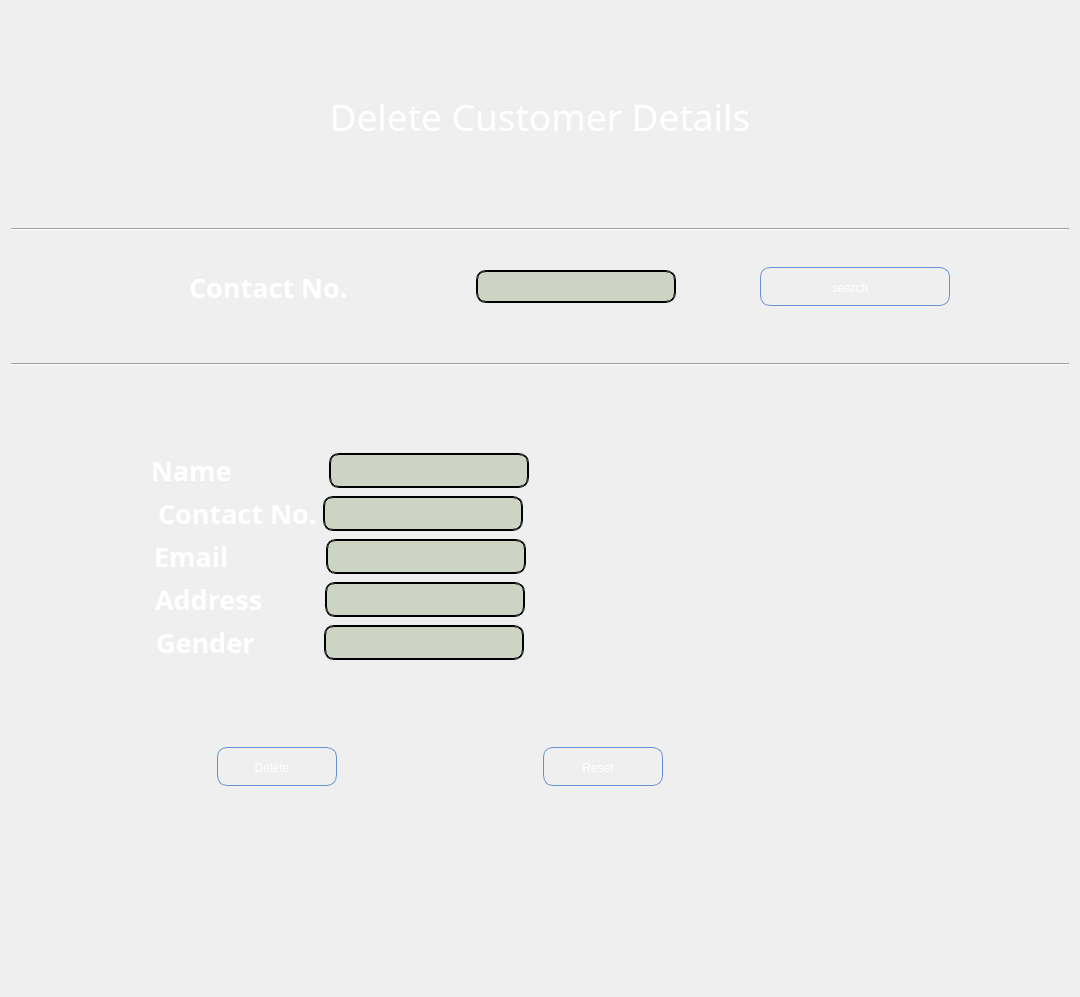
            <widget class="QWidget" name="delete_Customer_Page">
             <layout class="QVBoxLayout" name="verticalLayout_12">
              <item>
               <spacer name="verticalSpacer_33">
                <property name="orientation">
                 <enum>Qt::Vertical</enum>
                </property>
                <property name="sizeType">
                 <enum>QSizePolicy::Ignored</enum>
                </property>
                <property name="sizeHint" stdset="0">
                 <size>
                  <width>20</width>
                  <height>40</height>
                 </size>
                </property>
               </spacer>
              </item>
              <item>
               <spacer name="verticalSpacer_87">
                <property name="orientation">
                 <enum>Qt::Vertical</enum>
                </property>
                <property name="sizeHint" stdset="0">
                 <size>
                  <width>20</width>
                  <height>40</height>
                 </size>
                </property>
               </spacer>
              </item>
              <item>
               <layout class="QVBoxLayout" name="verticalLayout_11">
                <item>
                 <widget class="QLabel" name="label_67">
                  <property name="font">
                   <font>
                    <family>Snap ITC</family>
                    <pointsize>28</pointsize>
                   </font>
                  </property>
                  <property name="styleSheet">
                   <string notr="true">background:transparent;
color: rgb(255, 255, 255);</string>
                  </property>
                  <property name="text">
                   <string>Delete Customer Details</string>
                  </property>
                  <property name="alignment">
                   <set>Qt::AlignCenter</set>
                  </property>
                 </widget>
                </item>
               </layout>
              </item>
              <item>
               <spacer name="verticalSpacer_86">
                <property name="orientation">
                 <enum>Qt::Vertical</enum>
                </property>
                <property name="sizeType">
                 <enum>QSizePolicy::Expanding</enum>
                </property>
                <property name="sizeHint" stdset="0">
                 <size>
                  <width>20</width>
                  <height>40</height>
                 </size>
                </property>
               </spacer>
              </item>
              <item>
               <spacer name="verticalSpacer_35">
                <property name="orientation">
                 <enum>Qt::Vertical</enum>
                </property>
                <property name="sizeType">
                 <enum>QSizePolicy::Ignored</enum>
                </property>
                <property name="sizeHint" stdset="0">
                 <size>
                  <width>20</width>
                  <height>40</height>
                 </size>
                </property>
               </spacer>
              </item>
              <item>
               <widget class="Line" name="line_7">
                <property name="orientation">
                 <enum>Qt::Horizontal</enum>
                </property>
               </widget>
              </item>
              <item>
               <layout class="QHBoxLayout" name="horizontalLayout_68">
                <property name="leftMargin">
                 <number>100</number>
                </property>
                <property name="topMargin">
                 <number>30</number>
                </property>
                <property name="bottomMargin">
                 <number>50</number>
                </property>
                <item>
                 <widget class="QLabel" name="label_61">
                  <property name="minimumSize">
                   <size>
                    <width>0</width>
                    <height>40</height>
                   </size>
                  </property>
                  <property name="maximumSize">
                   <size>
                    <width>203</width>
                    <height>16777215</height>
                   </size>
                  </property>
                  <property name="font">
                   <font>
                    <family>Perpetua Titling MT</family>
                    <pointsize>20</pointsize>
                    <weight>75</weight>
                    <italic>false</italic>
                    <bold>true</bold>
                   </font>
                  </property>
                  <property name="styleSheet">
                   <string notr="true">background:transparent;
color: rgb(255, 255, 255);</string>
                  </property>
                  <property name="text">
                   <string>Contact No.</string>
                  </property>
                 </widget>
                </item>
                <item>
                 <widget class="QLineEdit" name="delete_Customer_contact_primaryKey_LineEdit">
                  <property name="maximumSize">
                   <size>
                    <width>200</width>
                    <height>33</height>
                   </size>
                  </property>
                  <property name="styleSheet">
                   <string notr="true">QLineEdit{
font: 75 14pt &quot;MS Shell Dlg 2&quot;;
background: rgba(90, 120, 50, 59);
	color: rgb(255, 255, 255);
    selection-color: white;   
    border: 2px groove black;
    border-radius: 10px;
    padding: 2px 4px;
}</string>
                  </property>
                  <property name="text">
                   <string/>
                  </property>
                 </widget>
                </item>
                <item>
                 <widget class="QPushButton" name="delete_Customer_PrimaryKey_btn">
                  <property name="maximumSize">
                   <size>
                    <width>190</width>
                    <height>16777215</height>
                   </size>
                  </property>
                  <property name="styleSheet">
                   <string notr="true">QPushButton:hover{
 background-image: url(:/newPrefix/img3.jpg);
       /* background:  qlineargradient(x1 : 0, y1 : 0, x2 : 0, y2 :   1, stop :   0.0 #ffd9aa,
                stop :   0.5 #ffbb6e, stop :   0.55 #feae42, stop :   1.0 #fedb74);*/
}

QPushButton {
        border: 1px solid #6593cf;
		border-width: 1px;
        border-radius: 10px;
        padding: 5px 15px 2px 5px;
        background:transparent;/* qlineargradient(x1 : 0, y1 : 0, x2 : 0, y2 :   1, stop :   0.0 #f5f9ff,
                stop :   0.5 #c7dfff, stop :   0.55 #afd2ff, stop :   1.0 #c0dbff);*/
       color: rgb(255, 255, 255);
		
	font: 75 14pt &quot;MS Shell Dlg 2&quot;;
        font: bold large &quot;Arial&quot;;
        height: 30px;
}




QPushButton:pressed {
        /*  background: qlineargradient(x1 : 0, y1 : 0, x2 : 0, y2 :   1, stop :   0.0 #c0dbff,
        stop :   0.5 #cfd26f, stop :   0.55 #c7df6f, stop :   1.0 #f5f9ff);*/
	    background-image: url(:/newPrefix/Img1.jpg);
        padding-top: 2px;
        padding-left: 3px;

}


QPushButton:on {
        background: qlineargradient(x1 : 0, y1 : 0, x2 : 0, y2 :   1, stop :   0.0 #5AA72D,
        stop :   0.5 #B3E296, stop :   0.55 #B3E296, stop :   1.0 #f5f9ff);
        padding-top: 2px;
        padding-left: 3px;
}

QPushButton:disabled {
        background: transparent #e5e9ee;
        padding-top: 2px;        
        padding-left: 3px;
        color: black;
}</string>
                  </property>
                  <property name="text">
                   <string>search</string>
                  </property>
                 </widget>
                </item>
                <item>
                 <spacer name="horizontalSpacer_99">
                  <property name="orientation">
                   <enum>Qt::Horizontal</enum>
                  </property>
                  <property name="sizeType">
                   <enum>QSizePolicy::Maximum</enum>
                  </property>
                  <property name="sizeHint" stdset="0">
                   <size>
                    <width>40</width>
                    <height>20</height>
                   </size>
                  </property>
                 </spacer>
                </item>
               </layout>
              </item>
              <item>
               <widget class="Line" name="line_8">
                <property name="orientation">
                 <enum>Qt::Horizontal</enum>
                </property>
               </widget>
              </item>
              <item>
               <spacer name="verticalSpacer_36">
                <property name="orientation">
                 <enum>Qt::Vertical</enum>
                </property>
                <property name="sizeType">
                 <enum>QSizePolicy::Ignored</enum>
                </property>
                <property name="sizeHint" stdset="0">
                 <size>
                  <width>20</width>
                  <height>40</height>
                 </size>
                </property>
               </spacer>
              </item>
              <item>
               <spacer name="verticalSpacer_85">
                <property name="orientation">
                 <enum>Qt::Vertical</enum>
                </property>
                <property name="sizeHint" stdset="0">
                 <size>
                  <width>20</width>
                  <height>40</height>
                 </size>
                </property>
               </spacer>
              </item>
              <item>
               <layout class="QHBoxLayout" name="horizontalLayout_69">
                <property name="leftMargin">
                 <number>100</number>
                </property>
                <property name="rightMargin">
                 <number>500</number>
                </property>
                <item>
                 <spacer name="horizontalSpacer_100">
                  <property name="orientation">
                   <enum>Qt::Horizontal</enum>
                  </property>
                  <property name="sizeHint" stdset="0">
                   <size>
                    <width>40</width>
                    <height>20</height>
                   </size>
                  </property>
                 </spacer>
                </item>
                <item>
                 <widget class="QLabel" name="label_62">
                  <property name="font">
                   <font>
                    <family>Perpetua Titling MT</family>
                    <pointsize>20</pointsize>
                    <weight>75</weight>
                    <bold>true</bold>
                   </font>
                  </property>
                  <property name="styleSheet">
                   <string notr="true">background:transparent;
color: rgb(255, 255, 255);</string>
                  </property>
                  <property name="text">
                   <string>Name             </string>
                  </property>
                 </widget>
                </item>
                <item>
                 <widget class="QLineEdit" name="delete_Customer_Name_LineEdit">
                  <property name="sizePolicy">
                   <sizepolicy hsizetype="Expanding" vsizetype="Fixed">
                    <horstretch>0</horstretch>
                    <verstretch>0</verstretch>
                   </sizepolicy>
                  </property>
                  <property name="minimumSize">
                   <size>
                    <width>200</width>
                    <height>0</height>
                   </size>
                  </property>
                  <property name="maximumSize">
                   <size>
                    <width>190</width>
                    <height>35</height>
                   </size>
                  </property>
                  <property name="styleSheet">
                   <string notr="true">QLineEdit{
font: 75 14pt &quot;MS Shell Dlg 2&quot;;
background: rgba(90, 120, 50, 59);
	color: rgb(255, 255, 255);
    selection-color: white;   
    border: 2px groove black;
    border-radius: 10px;
    padding: 2px 4px;
}</string>
                  </property>
                  <property name="text">
                   <string/>
                  </property>
                 </widget>
                </item>
                <item>
                 <spacer name="horizontalSpacer_101">
                  <property name="orientation">
                   <enum>Qt::Horizontal</enum>
                  </property>
                  <property name="sizeHint" stdset="0">
                   <size>
                    <width>40</width>
                    <height>20</height>
                   </size>
                  </property>
                 </spacer>
                </item>
               </layout>
              </item>
              <item>
               <layout class="QHBoxLayout" name="horizontalLayout_70">
                <property name="leftMargin">
                 <number>100</number>
                </property>
                <property name="rightMargin">
                 <number>500</number>
                </property>
                <item>
                 <spacer name="horizontalSpacer_102">
                  <property name="orientation">
                   <enum>Qt::Horizontal</enum>
                  </property>
                  <property name="sizeHint" stdset="0">
                   <size>
                    <width>40</width>
                    <height>20</height>
                   </size>
                  </property>
                 </spacer>
                </item>
                <item>
                 <widget class="QLabel" name="label_63">
                  <property name="font">
                   <font>
                    <family>Perpetua Titling MT</family>
                    <pointsize>20</pointsize>
                    <weight>75</weight>
                    <bold>true</bold>
                   </font>
                  </property>
                  <property name="styleSheet">
                   <string notr="true">background:transparent;
color: rgb(255, 255, 255);</string>
                  </property>
                  <property name="text">
                   <string>Contact No.</string>
                  </property>
                 </widget>
                </item>
                <item>
                 <widget class="QLineEdit" name="delete_Customer_Contact_LineEdit">
                  <property name="minimumSize">
                   <size>
                    <width>200</width>
                    <height>0</height>
                   </size>
                  </property>
                  <property name="maximumSize">
                   <size>
                    <width>190</width>
                    <height>35</height>
                   </size>
                  </property>
                  <property name="styleSheet">
                   <string notr="true">QLineEdit{
font: 75 14pt &quot;MS Shell Dlg 2&quot;;
background: rgba(90, 120, 50, 59);
color: rgb(255, 255, 255);
    selection-color: white;   
    border: 2px groove black;
    border-radius: 10px;
    padding: 2px 4px;
}</string>
                  </property>
                 </widget>
                </item>
                <item>
                 <spacer name="horizontalSpacer_103">
                  <property name="orientation">
                   <enum>Qt::Horizontal</enum>
                  </property>
                  <property name="sizeHint" stdset="0">
                   <size>
                    <width>40</width>
                    <height>20</height>
                   </size>
                  </property>
                 </spacer>
                </item>
               </layout>
              </item>
              <item>
               <layout class="QHBoxLayout" name="horizontalLayout_71">
                <property name="leftMargin">
                 <number>100</number>
                </property>
                <property name="rightMargin">
                 <number>500</number>
                </property>
                <item>
                 <spacer name="horizontalSpacer_104">
                  <property name="orientation">
                   <enum>Qt::Horizontal</enum>
                  </property>
                  <property name="sizeHint" stdset="0">
                   <size>
                    <width>40</width>
                    <height>20</height>
                   </size>
                  </property>
                 </spacer>
                </item>
                <item>
                 <widget class="QLabel" name="label_64">
                  <property name="font">
                   <font>
                    <family>Perpetua Titling MT</family>
                    <pointsize>20</pointsize>
                    <weight>75</weight>
                    <bold>true</bold>
                   </font>
                  </property>
                  <property name="styleSheet">
                   <string notr="true">background:transparent;
color: rgb(255, 255, 255);</string>
                  </property>
                  <property name="text">
                   <string>Email             </string>
                  </property>
                 </widget>
                </item>
                <item>
                 <widget class="QLineEdit" name="delete_Customer_Email_LineEdit">
                  <property name="minimumSize">
                   <size>
                    <width>200</width>
                    <height>0</height>
                   </size>
                  </property>
                  <property name="maximumSize">
                   <size>
                    <width>190</width>
                    <height>35</height>
                   </size>
                  </property>
                  <property name="styleSheet">
                   <string notr="true">QLineEdit{
font: 75 14pt &quot;MS Shell Dlg 2&quot;;
background: rgba(90, 120, 50, 59);
color: rgb(255, 255, 255);
    selection-color: white;   
    border: 2px groove black;
    border-radius: 10px;
    padding: 2px 4px;
}</string>
                  </property>
                 </widget>
                </item>
                <item>
                 <spacer name="horizontalSpacer_105">
                  <property name="orientation">
                   <enum>Qt::Horizontal</enum>
                  </property>
                  <property name="sizeHint" stdset="0">
                   <size>
                    <width>40</width>
                    <height>20</height>
                   </size>
                  </property>
                 </spacer>
                </item>
               </layout>
              </item>
              <item>
               <layout class="QHBoxLayout" name="horizontalLayout_72">
                <property name="leftMargin">
                 <number>100</number>
                </property>
                <property name="rightMargin">
                 <number>500</number>
                </property>
                <item>
                 <spacer name="horizontalSpacer_106">
                  <property name="orientation">
                   <enum>Qt::Horizontal</enum>
                  </property>
                  <property name="sizeHint" stdset="0">
                   <size>
                    <width>40</width>
                    <height>20</height>
                   </size>
                  </property>
                 </spacer>
                </item>
                <item>
                 <widget class="QLabel" name="label_65">
                  <property name="font">
                   <font>
                    <family>Perpetua Titling MT</family>
                    <pointsize>20</pointsize>
                    <weight>75</weight>
                    <bold>true</bold>
                   </font>
                  </property>
                  <property name="styleSheet">
                   <string notr="true">background:transparent;
color: rgb(255, 255, 255);</string>
                  </property>
                  <property name="text">
                   <string>Address        </string>
                  </property>
                 </widget>
                </item>
                <item>
                 <widget class="QLineEdit" name="delete_Customer_Address_LineEdit">
                  <property name="minimumSize">
                   <size>
                    <width>200</width>
                    <height>0</height>
                   </size>
                  </property>
                  <property name="maximumSize">
                   <size>
                    <width>190</width>
                    <height>35</height>
                   </size>
                  </property>
                  <property name="styleSheet">
                   <string notr="true">QLineEdit{
font: 75 14pt &quot;MS Shell Dlg 2&quot;;
background: rgba(90, 120, 50, 59);
color: rgb(255, 255, 255);
    selection-color: white;   
    border: 2px groove black;
    border-radius: 10px;
    padding: 2px 4px;
}</string>
                  </property>
                 </widget>
                </item>
                <item>
                 <spacer name="horizontalSpacer_107">
                  <property name="orientation">
                   <enum>Qt::Horizontal</enum>
                  </property>
                  <property name="sizeHint" stdset="0">
                   <size>
                    <width>40</width>
                    <height>20</height>
                   </size>
                  </property>
                 </spacer>
                </item>
               </layout>
              </item>
              <item>
               <layout class="QHBoxLayout" name="horizontalLayout_73">
                <property name="leftMargin">
                 <number>100</number>
                </property>
                <property name="rightMargin">
                 <number>500</number>
                </property>
                <item>
                 <spacer name="horizontalSpacer_108">
                  <property name="orientation">
                   <enum>Qt::Horizontal</enum>
                  </property>
                  <property name="sizeHint" stdset="0">
                   <size>
                    <width>40</width>
                    <height>20</height>
                   </size>
                  </property>
                 </spacer>
                </item>
                <item>
                 <widget class="QLabel" name="label_66">
                  <property name="font">
                   <font>
                    <family>Perpetua Titling MT</family>
                    <pointsize>20</pointsize>
                    <weight>75</weight>
                    <bold>true</bold>
                   </font>
                  </property>
                  <property name="styleSheet">
                   <string notr="true">background:transparent;
color: rgb(255, 255, 255);</string>
                  </property>
                  <property name="text">
                   <string>Gender         </string>
                  </property>
                 </widget>
                </item>
                <item>
                 <widget class="QLineEdit" name="delete_Customer_Gender_LineEdit">
                  <property name="minimumSize">
                   <size>
                    <width>200</width>
                    <height>0</height>
                   </size>
                  </property>
                  <property name="maximumSize">
                   <size>
                    <width>190</width>
                    <height>35</height>
                   </size>
                  </property>
                  <property name="styleSheet">
                   <string notr="true">QLineEdit{
font: 75 14pt &quot;MS Shell Dlg 2&quot;;
background: rgba(90, 120, 50, 59);
color: rgb(255, 255, 255);
    selection-color: white;   
    border: 2px groove black;
    border-radius: 10px;
    padding: 2px 4px;
}</string>
                  </property>
                 </widget>
                </item>
                <item>
                 <spacer name="horizontalSpacer_109">
                  <property name="orientation">
                   <enum>Qt::Horizontal</enum>
                  </property>
                  <property name="sizeHint" stdset="0">
                   <size>
                    <width>40</width>
                    <height>20</height>
                   </size>
                  </property>
                 </spacer>
                </item>
               </layout>
              </item>
              <item>
               <spacer name="verticalSpacer_88">
                <property name="orientation">
                 <enum>Qt::Vertical</enum>
                </property>
                <property name="sizeHint" stdset="0">
                 <size>
                  <width>20</width>
                  <height>40</height>
                 </size>
                </property>
               </spacer>
              </item>
              <item>
               <spacer name="verticalSpacer_37">
                <property name="orientation">
                 <enum>Qt::Vertical</enum>
                </property>
                <property name="sizeType">
                 <enum>QSizePolicy::Ignored</enum>
                </property>
                <property name="sizeHint" stdset="0">
                 <size>
                  <width>20</width>
                  <height>40</height>
                 </size>
                </property>
               </spacer>
              </item>
              <item>
               <layout class="QHBoxLayout" name="horizontalLayout_74">
                <property name="spacing">
                 <number>0</number>
                </property>
                <property name="topMargin">
                 <number>0</number>
                </property>
                <property name="rightMargin">
                 <number>200</number>
                </property>
                <item>
                 <widget class="QPushButton" name="delete_Customer_Delete_btn">
                  <property name="minimumSize">
                   <size>
                    <width>30</width>
                    <height>30</height>
                   </size>
                  </property>
                  <property name="maximumSize">
                   <size>
                    <width>120</width>
                    <height>39</height>
                   </size>
                  </property>
                  <property name="styleSheet">
                   <string notr="true">QPushButton:hover{
 background-image: url(:/newPrefix/img3.jpg);
       /* background:  qlineargradient(x1 : 0, y1 : 0, x2 : 0, y2 :   1, stop :   0.0 #ffd9aa,
                stop :   0.5 #ffbb6e, stop :   0.55 #feae42, stop :   1.0 #fedb74);*/
}

QPushButton {
        border: 1px solid #6593cf;
		border-width: 1px;
        border-radius: 10px;
        padding: 5px 15px 2px 5px;
        background:transparent;/* qlineargradient(x1 : 0, y1 : 0, x2 : 0, y2 :   1, stop :   0.0 #f5f9ff,
                stop :   0.5 #c7dfff, stop :   0.55 #afd2ff, stop :   1.0 #c0dbff);*/
       color: rgb(255, 255, 255);
		
	font: 75 14pt &quot;MS Shell Dlg 2&quot;;
        font: bold large &quot;Arial&quot;;
        height: 30px;
}




QPushButton:pressed {
        /*  background: qlineargradient(x1 : 0, y1 : 0, x2 : 0, y2 :   1, stop :   0.0 #c0dbff,
        stop :   0.5 #cfd26f, stop :   0.55 #c7df6f, stop :   1.0 #f5f9ff);*/
	    background-image: url(:/newPrefix/Img1.jpg);
        padding-top: 2px;
        padding-left: 3px;

}


QPushButton:on {
        background: qlineargradient(x1 : 0, y1 : 0, x2 : 0, y2 :   1, stop :   0.0 #5AA72D,
        stop :   0.5 #B3E296, stop :   0.55 #B3E296, stop :   1.0 #f5f9ff);
        padding-top: 2px;
        padding-left: 3px;
}

QPushButton:disabled {
        background: transparent #e5e9ee;
        padding-top: 2px;        
        padding-left: 3px;
        color: black;
}</string>
                  </property>
                  <property name="text">
                   <string>Delete</string>
                  </property>
                 </widget>
                </item>
                <item>
                 <widget class="QPushButton" name="pushButton_29">
                  <property name="minimumSize">
                   <size>
                    <width>30</width>
                    <height>30</height>
                   </size>
                  </property>
                  <property name="maximumSize">
                   <size>
                    <width>120</width>
                    <height>39</height>
                   </size>
                  </property>
                  <property name="styleSheet">
                   <string notr="true">QPushButton:hover{
 background-image: url(:/newPrefix/img3.jpg);
       /* background:  qlineargradient(x1 : 0, y1 : 0, x2 : 0, y2 :   1, stop :   0.0 #ffd9aa,
                stop :   0.5 #ffbb6e, stop :   0.55 #feae42, stop :   1.0 #fedb74);*/
}

QPushButton {
        border: 1px solid #6593cf;
		border-width: 1px;
        border-radius: 10px;
        padding: 5px 15px 2px 5px;
        background:transparent;/* qlineargradient(x1 : 0, y1 : 0, x2 : 0, y2 :   1, stop :   0.0 #f5f9ff,
                stop :   0.5 #c7dfff, stop :   0.55 #afd2ff, stop :   1.0 #c0dbff);*/
       color: rgb(255, 255, 255);
		
	font: 75 14pt &quot;MS Shell Dlg 2&quot;;
        font: bold large &quot;Arial&quot;;
        height: 30px;
}




QPushButton:pressed {
        /*  background: qlineargradient(x1 : 0, y1 : 0, x2 : 0, y2 :   1, stop :   0.0 #c0dbff,
        stop :   0.5 #cfd26f, stop :   0.55 #c7df6f, stop :   1.0 #f5f9ff);*/
	    background-image: url(:/newPrefix/Img1.jpg);
        padding-top: 2px;
        padding-left: 3px;

}


QPushButton:on {
        background: qlineargradient(x1 : 0, y1 : 0, x2 : 0, y2 :   1, stop :   0.0 #5AA72D,
        stop :   0.5 #B3E296, stop :   0.55 #B3E296, stop :   1.0 #f5f9ff);
        padding-top: 2px;
        padding-left: 3px;
}

QPushButton:disabled {
        background: transparent #e5e9ee;
        padding-top: 2px;        
        padding-left: 3px;
        color: black;
}</string>
                  </property>
                  <property name="text">
                   <string>Reset</string>
                  </property>
                 </widget>
                </item>
               </layout>
              </item>
              <item>
               <spacer name="verticalSpacer_34">
                <property name="orientation">
                 <enum>Qt::Vertical</enum>
                </property>
                <property name="sizeType">
                 <enum>QSizePolicy::Fixed</enum>
                </property>
                <property name="sizeHint" stdset="0">
                 <size>
                  <width>20</width>
                  <height>200</height>
                 </size>
                </property>
               </spacer>
              </item>
             </layout>
            </widget>
